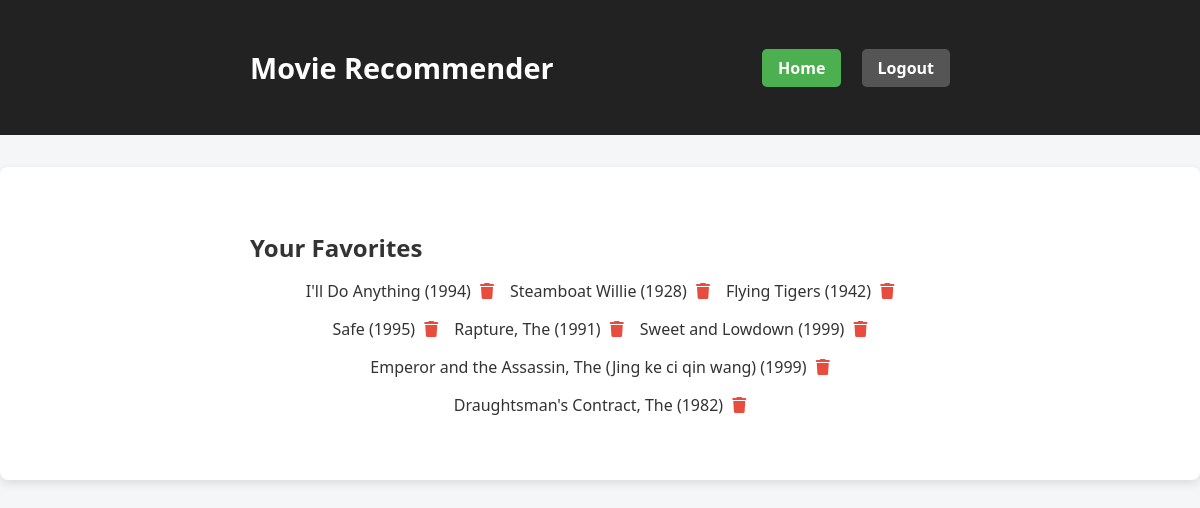
/favorites (signed in), run on the app's committed database.
### models.py (models this page shows)
class UserPreference(db.Model):
    id = db.Column(db.Integer, primary_key=True)
    user_id = db.Column(db.Integer, db.ForeignKey('user.id'), nullable=False)
    movie_title = db.Column(db.String(200), nullable=False)

### app.py (the view)
@app.route('/favorites')
@login_required
def favorites():
    liked_movies = UserPreference.query.filter_by(user_id=current_user.id).all()
    return render_template('favorites.html', liked_movies=liked_movies)

### app.py (called while the page is built)
@login_manager.user_loader
def load_user(user_id):
    return User.query.get(int(user_id))

### templates/favorites.html (shortened to what this page needs)
<!DOCTYPE html>
<html lang="en">
<head>
    <link rel="stylesheet" href="{{ url_for('static', filename='style.css') }}">
    <link href="https://cdnjs.cloudflare.com/ajax/libs/font-awesome/6.4.0/css/all.min.css" rel="stylesheet" />
</head>
<body>
    <header>
        <div class="container">
            <h1>Movie Recommender</h1>
            <nav>
                <a href="{{ url_for('home') }}" class="btn">Home</a>
                <a href="{{ url_for('logout') }}" class="btn btn-secondary">Logout</a>
            </nav>
        </div>
    </header>
    <main>
        <div class="container">
            <h2>Your Favorites</h2>
            {% if liked_movies %}
            <ul class="recommendations">
                {% for item in liked_movies %}
                <li>
                    {{ item.movie_title }}
                    <form action="{{ url_for('remove_favorite', movie_id=item.id) }}" method="post"
                        style="display:inline;">
                        <button type="submit" class="btn btn-danger" title="Remove favorite">
                            <i class="fas fa-trash"></i>
                        </button>
                    </form>
                </li>
                {% endfor %}
            </ul>
            {% else %}
            <p>You haven't liked any movies yet.</p>
            {% endif %}
        </div>
    </main>
</body>
</html>

### static/style.css (style rules this page uses)
* { box-sizing: border-box; margin: 0; padding: 0; }
body { font-family: 'Segoe UI', Tahoma, Geneva, Verdana, sans-serif; background-color: #f4f6f8; color: #333; min-height: 100vh; }
.container { width: 90%; max-width: 700px; margin: 0 auto; padding: 2rem 0; }
header { background-color: #222; color: white; padding: 1rem 0; margin-bottom: 2rem; }
header .container { display: flex; justify-content: space-between; align-items: center; flex-wrap: wrap; gap: 1rem; }
header h1 { font-weight: 700; font-size: 1.8rem; }
nav a.btn { background-color: #4caf50; color: white; padding: 0.5rem 1rem; border-radius: 5px; text-decoration: none; margin-left: 1rem; font-weight: 600; transition: background-color 0.3s ease; }
nav a.btn-secondary { background-color: #555; }
main { background: white; padding: 2rem; border-radius: 8px; box-shadow: 0 4px 10px rgb(0 0 0 / 0.1); }
main h2 { margin-bottom: 1rem; }
.btn.btn-danger { background: none; border: none; color: #e74c3c; cursor: pointer; font-size: 1rem; padding-left: 5px; transition: color 0.3s ease; }
.recommendations { list-style: none; padding: 0; display: flex; flex-wrap: wrap; gap: 1rem; margin-top: 1rem; justify-content: center; }

### data on the page
UserPreference: movie_title "I'll Do Anything (1994)"
UserPreference: movie_title "Steamboat Willie (1928)"
UserPreference: movie_title "Flying Tigers (1942)"
UserPreference: movie_title "Safe (1995)"
UserPreference: movie_title "Rapture, The (1991)"
UserPreference: movie_title "Sweet and Lowdown (1999)"
UserPreference: movie_title "Emperor and the Assassin, The (Jing ke ci qin wang) (1999)"
UserPreference: movie_title "Draughtsman's Contract, The (1982)"
